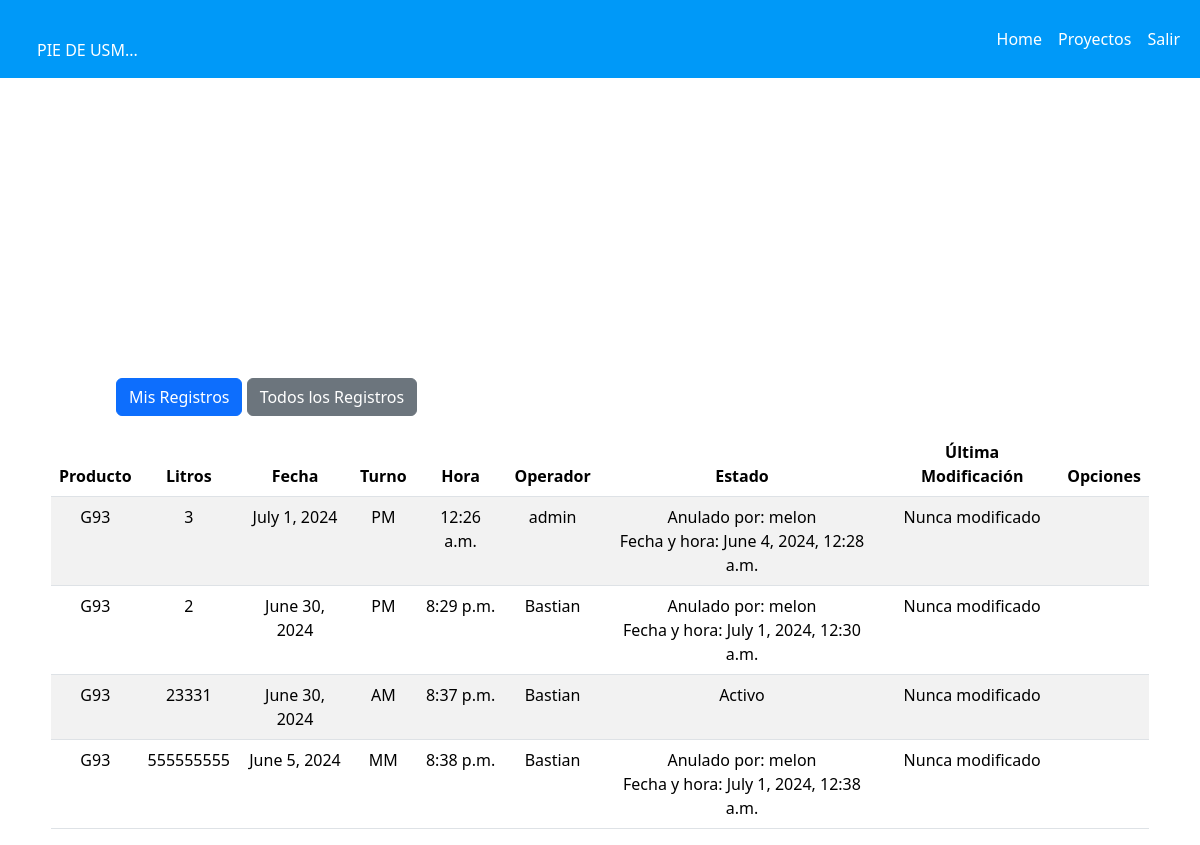
The app's page /ListarProyectos/ (signed in), older data.
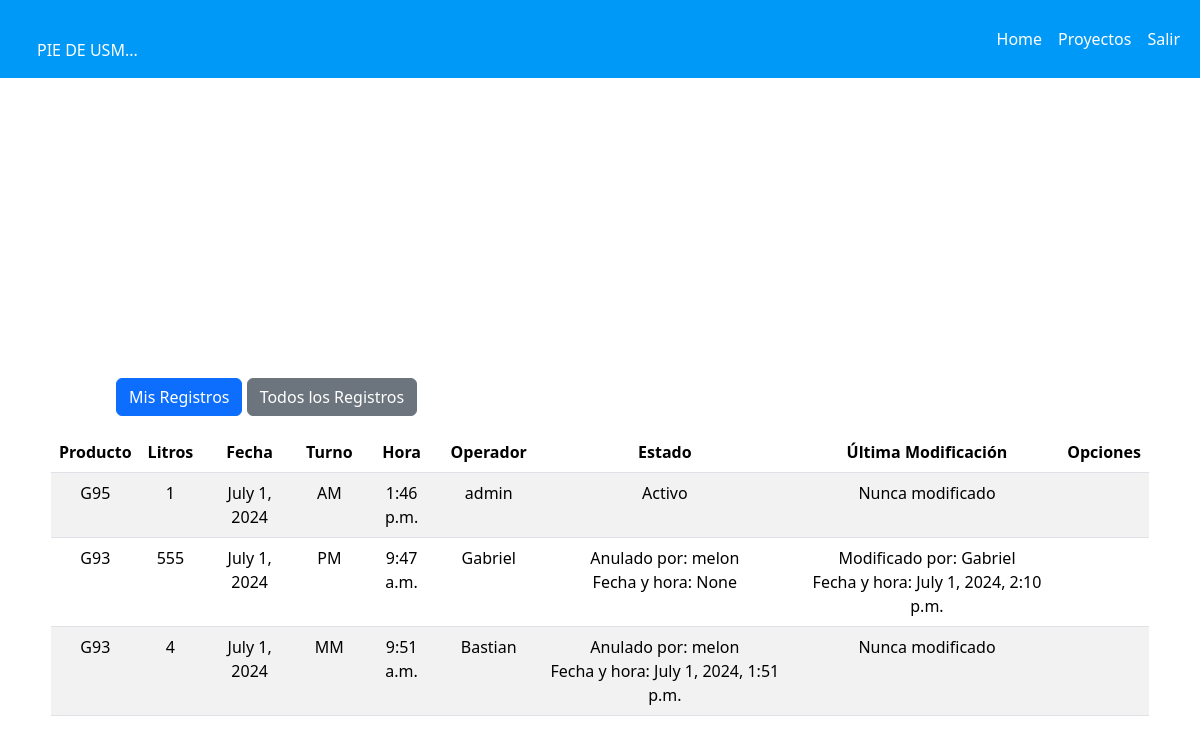
The same page, newer data.
### core/models.py (models this page shows, shortened)
class Produccion(models.Model):
    producto = models.ForeignKey(Producto, on_delete=models.CASCADE)
    Litros_producido= models.IntegerField()
    fecha_produccion = models.DateField()
    turno= models.CharField(max_length=100,choices=turnos)
    hora_registro = models.TimeField()
    operador= models.ForeignKey(User, on_delete=models.CASCADE)
    anulado = models.BooleanField(default=False)
    usuario_anulacion = models.ForeignKey(User, on_delete=models.SET_NULL, null=True, blank=True, related_name='producciones_anuladas')
    fecha_anulacion = models.DateTimeField(null=True, blank=True)
    modificado_por = models.ForeignKey(User, on_delete=models.SET_NULL, null=True, blank=True, related_name='modificaciones')
    fecha_modificacion = models.DateTimeField(null=True, blank=True)

class Producto(models.Model):
    codigo= models.CharField(max_length=3)
    nombre= models.CharField(max_length=100)
    planta= models.ForeignKey(Planta, on_delete=models.CASCADE)

### core/views.py (the view)
# urls.py: path('ListarProyectos/', views.listar_proyectos, name="ListarProyectos"),
@login_required
def listar_proyectos(request):
    if 'mis_registros' in request.GET:
        registros = Produccion.objects.filter(operador=request.user)
    else:
        registros = Produccion.objects.all()
    return render(request, 'core/listarProyectos.html', {'listado': registros})

### core/templates/core/ListarProyectos.html (shortened to what this page needs)
{% extends 'core/base.html' %}
{% block content %}
<div class="row justify-content-center">
    <div class="col-11">
        <form method="get" action="{% url 'ListarProyectos' %}">
            <button type="submit" name="mis_registros" value="1" class="btn btn-primary mb-3">Mis Registros</button>
            <button type="submit" class="btn btn-secondary mb-3">Todos los Registros</button>
        </form>
        <div class="table-responsive">
            <table class="table table-striped text-center">
                <thead>
                    <tr>
                        <th>Producto</th>
                        <th>Litros</th>
                        <th>Fecha</th>
                        <th>Turno</th>
                        <th>Hora</th>
                        <th>Operador</th>
                        <th>Estado</th>
                        <th>Última Modificación</th>
                        <th colspan="2">Opciones</th>
                    </tr>
                </thead>
                <tbody>
                    {% for c in listado %}
                    <tr>
                        <td>{{ c.producto.codigo }}</td>
                        <td>{{ c.Litros_producido }}</td>
                        <td>{{ c.fecha_produccion }}</td>
                        <td>{{ c.turno }}</td>
                        <td>{{ c.hora_registro }}</td>
                        <td>{{ c.operador.username }}</td>
                        <td>
                            {% if c.anulado %}
                                Anulado por: {{ c.usuario_anulacion.username }} <br>
                                Fecha y hora: {{ c.fecha_anulacion }}
                            {% else %}
                                Activo
                            {% endif %}
                        </td>
                        <td>
                            {% if c.modificado_por %}
                                Modificado por: {{ c.modificado_por.username }} <br>
                                Fecha y hora: {{ c.fecha_modificacion }}
                            {% else %}
                                Nunca modificado
                            {% endif %}
                        </td>
                        <td>
                        </td>
                    </tr>
                    {% endfor %}
                </tbody>
            </table>
        </div>
    </div>
</div>
{% endblock %}

### core/templates/core/base.html (shortened to what this page needs)
<!DOCTYPE html>
<html lang="en">
<head>
    <link href="https://cdn.jsdelivr.net/npm/bootstrap@5.3.3/dist/css/bootstrap.min.css" rel="stylesheet"
>
    {% load static %}
    <link rel="stylesheet" href="{% static 'css/styles.css' %}">
</head>
<body>
    <nav class="navbar navbar-expand-lg custom-navbar">
        <div class="container-fluid">
            <div class="collapse navbar-collapse" id="navbarNavAltMarkup">
                <div class="navbar-nav mr-auto">
                    <span class="navbar-text">PIE DE USM...</span>
                </div>
                <div class="navbar-nav ms-auto">
                    {% if user.is_authenticated %}
                        <a class="nav-link " aria-current="page" href="{% url 'Home' %}">Home</a>
                        {% if user.is_staff %}
                            <a class="nav-link" href="{% url 'ListarProyectos' %}">Proyectos</a>
                        {% else %}
                            <a class="nav-link" href="{% url 'agregar_proyecto' %}">Nuevo Proyecto</a>
                            <a class="nav-link" href="{% url 'ListarProyectos' %}">Proyectos</a>
                        {% endif %}
                            <a class="nav-link" href="{% url 'logout' %}">Salir</a>
                    {% else %}
                    <a class="nav-link" href="{% url 'Home' %}">Home</a>
                    <a class="nav-link" href="{% url 'iniciarsesion' %}">Iniciar Sesion</a>
                    {% endif %}
                </div>
            </div>
        </div>
    </nav>
    {% block content %}
    {% endblock %}
</body>
</html>

### core/static/css/styles.css (style rules this page uses)
.custom-navbar { background-color: #0099f8; display: flex; align-items: center; }
.nav-link { color: #fff; }
.navbar-text { color: #fff; padding-left: 25px; padding-top: 30px; }
form { width: 30%; margin-top: 150px; margin-left: 65px; padding-top:150px ; }

Row changes from the older to the newer data that the page shows:
removed Produccion: producto.codigo "G93", Litros_producido "3", fecha_produccion "July 1, 2024", turno "PM", hora_registro "12:26 a.m.", operador.username "admin", usuario_anulacion.username "melon", fecha_anulacion "June 4, 2024, 12:28 a.m.", shows "Nunca modificado"
removed Produccion: producto.codigo "G93", Litros_producido "2", fecha_produccion "June 30, 2024", turno "PM", hora_registro "8:29 p.m.", operador.username "Bastian", usuario_anulacion.username "melon", fecha_anulacion "July 1, 2024, 12:30 a.m.", shows "Nunca modificado"
removed Produccion: producto.codigo "G93", Litros_producido "23331", fecha_produccion "June 30, 2024", turno "AM", hora_registro "8:37 p.m.", operador.username "Bastian", anulado "Activo", shows "Nunca modificado"
removed Produccion: producto.codigo "G93", Litros_producido "555555555", fecha_produccion "June 5, 2024", turno "MM", hora_registro "8:38 p.m.", operador.username "Bastian", usuario_anulacion.username "melon", fecha_anulacion "July 1, 2024, 12:38 a.m.", shows "Nunca modificado"
added Produccion: producto.codigo "G95", Litros_producido "1", fecha_produccion "July 1, 2024", turno "AM", hora_registro "1:46 p.m.", operador.username "admin", anulado "Activo", shows "Nunca modificado"
added Produccion: producto.codigo "G93", Litros_producido "555", fecha_produccion "July 1, 2024", turno "PM", hora_registro "9:47 a.m.", operador.username "Gabriel", usuario_anulacion.username "melon", fecha_anulacion "None", modificado_por.username "Gabriel", fecha_modificacion "July 1, 2024, 2:10 p.m."
added Produccion: producto.codigo "G93", Litros_producido "4", fecha_produccion "July 1, 2024", turno "MM", hora_registro "9:51 a.m.", operador.username "Bastian", usuario_anulacion.username "melon", fecha_anulacion "July 1, 2024, 1:51 p.m.", shows "Nunca modificado"
